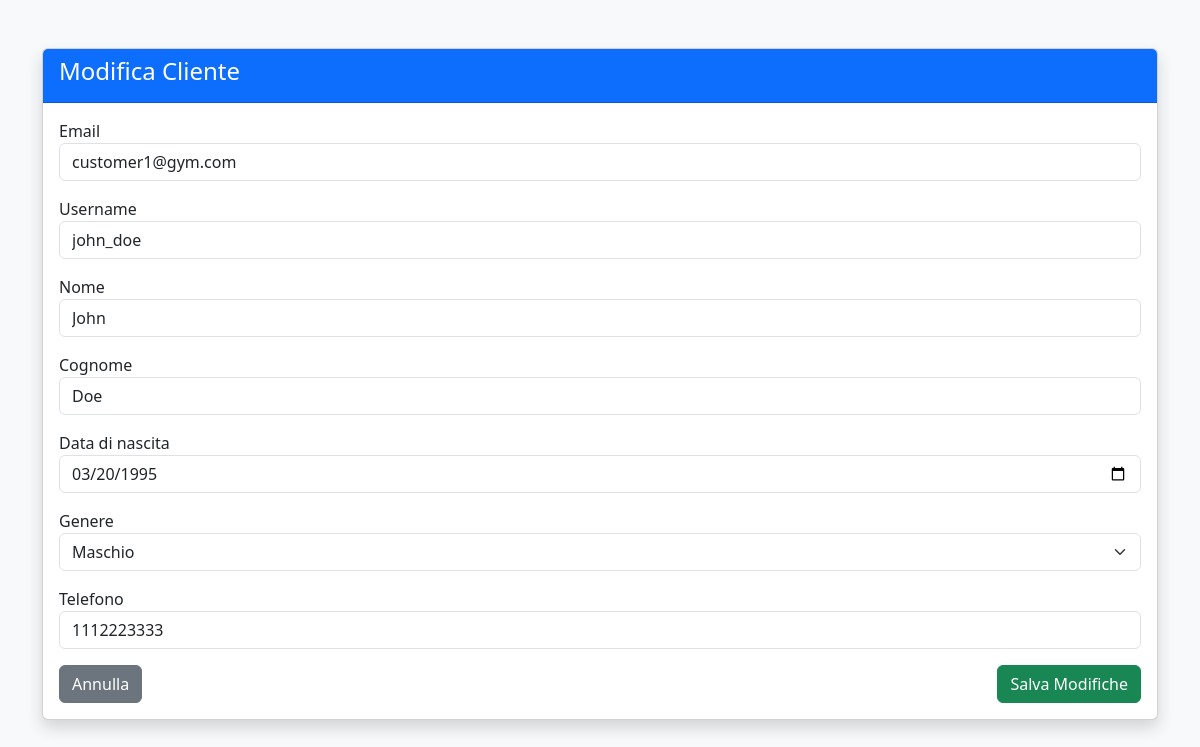
The page /edit_user.php?id=3 (signed in) on the database its author committed.
### tables this page shows
CREATE TABLE USER (
    userID INT PRIMARY KEY AUTO_INCREMENT,
    email VARCHAR(255) UNIQUE NOT NULL,
    password VARCHAR(255) NOT NULL,
    userName VARCHAR(100) NOT NULL,
    firstName VARCHAR(100) NOT NULL,
    lastName VARCHAR(100) NOT NULL,
    birthDate DATE,
    gender ENUM('M', 'F', 'Other'),
    phoneNumber VARCHAR(20),
    role ENUM('customer', 'trainer', 'admin') DEFAULT 'customer',
    specialization VARCHAR(255),
    availability TEXT,
    createdAt TIMESTAMP DEFAULT CURRENT_TIMESTAMP
);

### edit_user.php (the view, shortened to what this page needs)
<?php
require_once 'config.php';
$userID = intval($_GET['id']);
$stmt = $conn->prepare("SELECT userID, email, userName, firstName, lastName, birthDate, gender, phoneNumber FROM USER WHERE userID = ? AND role = 'customer'");
$stmt->bind_param('i', $userID);
$stmt->execute();
$result = $stmt->get_result();
$customer = $result->fetch_assoc();
?>
<!DOCTYPE html>
<html lang="it">
<head>
    <link href="https://cdnjs.cloudflare.com/ajax/libs/bootstrap/5.3.0/css/bootstrap.min.css" rel="stylesheet" />
</head>
<body class="bg-light">
<div class="container mt-5">
    <div class="card shadow">
        <div class="card-header bg-primary text-white">
            <h4>Modifica Cliente</h4>
        </div>
        <div class="card-body">
            <form method="POST">
                <div class="mb-3">
                    <label>Email</label>
                    <input type="email" name="email" class="form-control" required value="<?= htmlspecialchars($customer['email']) ?>">
                </div>
                <div class="mb-3">
                    <label>Username</label>
                    <input type="text" name="userName" class="form-control" required value="<?= htmlspecialchars($customer['userName']) ?>">
                </div>
                <div class="mb-3">
                    <label>Nome</label>
                    <input type="text" name="firstName" class="form-control" required value="<?= htmlspecialchars($customer['firstName']) ?>">
                </div>
                <div class="mb-3">
                    <label>Cognome</label>
                    <input type="text" name="lastName" class="form-control" required value="<?= htmlspecialchars($customer['lastName']) ?>">
                </div>
                <div class="mb-3">
                    <label>Data di nascita</label>
                    <input type="date" name="birthDate" class="form-control" value="<?= htmlspecialchars($customer['birthDate']) ?>">
                </div>
                <div class="mb-3">
                    <label>Genere</label>
                    <select name="gender" class="form-select">
                        <option value="M" <?= $customer['gender'] === 'M' ? 'selected' : '' ?>>Maschio</option>
                    </select>
                </div>
                <div class="mb-3">
                    <label>Telefono</label>
                    <input type="text" name="phone" class="form-control" value="<?= htmlspecialchars($customer['phoneNumber']) ?>">
                </div>
                <div class="d-flex justify-content-between">
                    <a href="user_management.php" class="btn btn-secondary">Annulla</a>
                    <button type="submit" class="btn btn-success">Salva Modifiche</button>
                </div>
            </form>
        </div>
    </div>
</div>
</body>
</html>

### rows shown on the page
user: email "customer1@gym.com", userName "john_doe", firstName "John", lastName "Doe", birthDate "03/20/1995", gender "Maschio", phone "1112223333"
